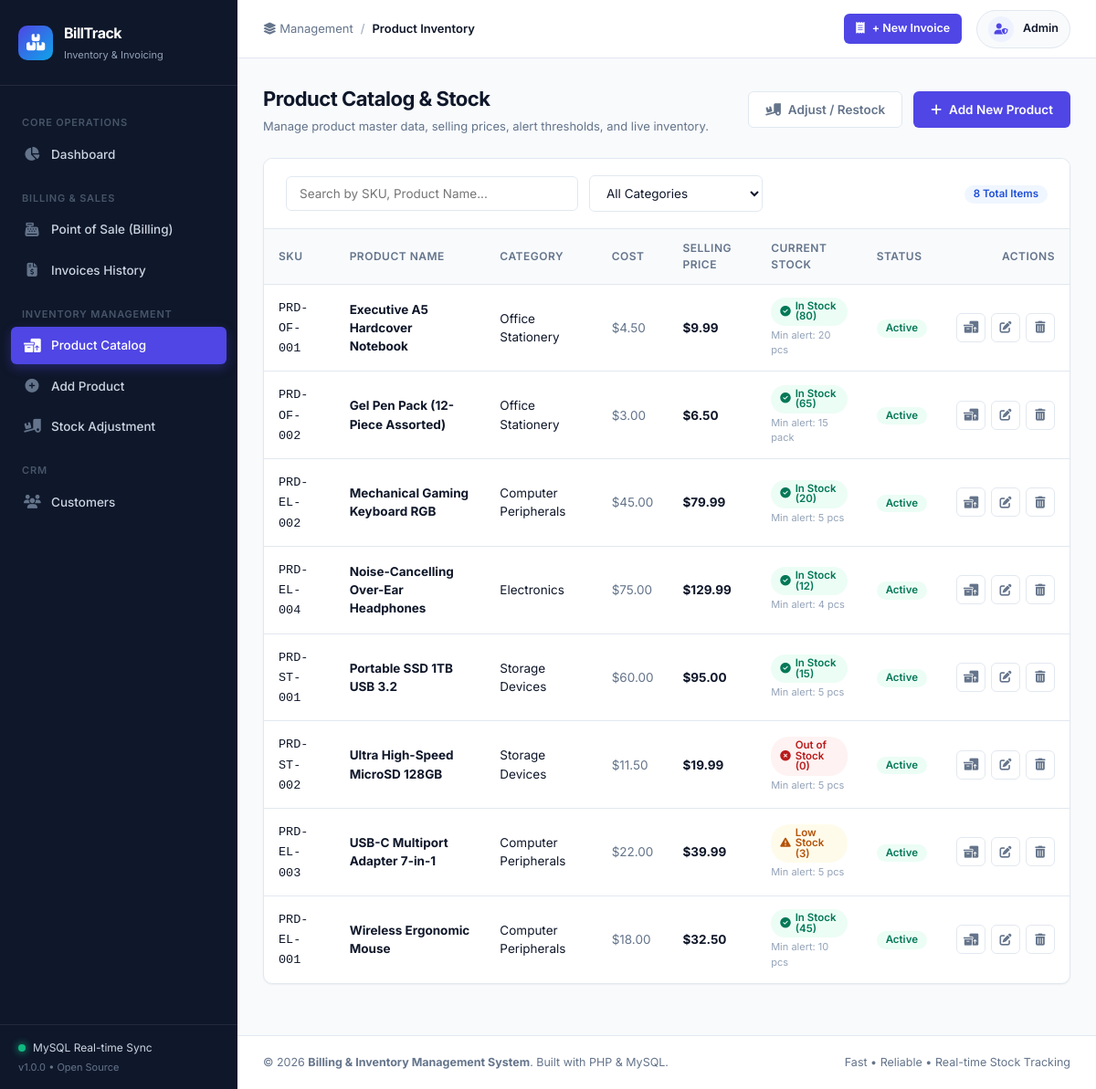
/products.php, run on the app's committed database.
### tables this page shows
CREATE TABLE `products` (
    `id` INT AUTO_INCREMENT PRIMARY KEY,
    `sku` VARCHAR(50) NOT NULL UNIQUE,
    `name` VARCHAR(150) NOT NULL,
    `category_id` INT NULL,
    `cost_price` DECIMAL(10,2) NOT NULL DEFAULT 0.00,
    `selling_price` DECIMAL(10,2) NOT NULL DEFAULT 0.00,
    `current_stock` INT NOT NULL DEFAULT 0,
    `min_stock_alert` INT NOT NULL DEFAULT 5,
    `unit` VARCHAR(20) NOT NULL DEFAULT 'pcs',
    `status` ENUM('active', 'inactive') NOT NULL DEFAULT 'active',
    `created_at` TIMESTAMP DEFAULT CURRENT_TIMESTAMP,
    `updated_at` TIMESTAMP DEFAULT CURRENT_TIMESTAMP ON UPDATE CURRENT_TIMESTAMP,
    INDEX `idx_product_sku` (`sku`),
    INDEX `idx_product_category` (`category_id`),
    CONSTRAINT `fk_product_category` FOREIGN KEY (`category_id`) 
        REFERENCES `categories` (`id`) ON DELETE SET NULL ON UPDATE CASCADE
);

CREATE TABLE `categories` (
    `id` INT AUTO_INCREMENT PRIMARY KEY,
    `name` VARCHAR(100) NOT NULL,
    `description` VARCHAR(255) NULL,
    `created_at` TIMESTAMP DEFAULT CURRENT_TIMESTAMP
);

### products.php (the view, shortened to what this page needs)
<?php
require_once __DIR__ . '/includes/header.php';
$query = "
    SELECT p.*, c.name AS category_name
    FROM products p
    LEFT JOIN categories c ON p.category_id = c.id
";
$params = [];
$query .= " ORDER BY p.name ASC";
$stmt = $pdo->prepare($query);
$stmt->execute($params);
$products = $stmt->fetchAll();
?>
<div class="page-header">
    <div class="page-title">
        <h1>Product Catalog & Stock</h1>
        <p>Manage product master data, selling prices, alert thresholds, and live inventory.</p>
    </div>
    <div class="page-actions">
        <a href="stock_adjust.php" class="btn btn-outline">
            <i class="fa-solid fa-truck-ramp-box"></i> Adjust / Restock
        </a>
        <a href="product_add.php" class="btn btn-primary">
            <i class="fa-solid fa-plus"></i> Add New Product
        </a>
    </div>
</div>
<div class="card">
    <div class="card-header" style="flex-wrap: wrap; gap: 12px;">
        <div style="display: flex; align-items: center; gap: 12px; flex: 1; min-width: 280px;">
            <input type="text" id="tableSearchInput" class="form-control" placeholder="Search by SKU, Product Name..." style="max-width: 320px;">
            <form method="GET" action="products.php" style="display: flex; align-items: center; gap: 8px;">
                <select name="category" class="form-control" onchange="this.form.submit()" style="max-width: 200px;">
                    <option value="0">All Categories</option>
                </select>
            </form>
        </div>
        <div>
            <span class="badge badge-info"><?= count($products) ?> Total Items</span>
        </div>
    </div>
    <div class="table-responsive">
        <table class="data-table">
            <thead>
                <tr>
                    <th>SKU</th>
                    <th>Product Name</th>
                    <th>Category</th>
                    <th>Cost</th>
                    <th>Selling Price</th>
                    <th>Current Stock</th>
                    <th>Status</th>
                    <th style="text-align: right;">Actions</th>
                </tr>
            </thead>
            <tbody>
                <?php if (empty($products)): ?>
                    <tr>
                        <td colspan="8" style="text-align: center; color: var(--text-muted); padding: 32px;">
                            No products found in this view.
                        </td>
                    </tr>
                <?php else: ?>
                    <?php foreach ($products as $p): ?>
                        <tr>
                            <td><code><?= e($p['sku']) ?></code></td>
                            <td>
                                <strong><?= e($p['name']) ?></strong>
                            </td>
                            <td><?= e($p['category_name'] ?: 'Uncategorized') ?></td>
                            <td style="color: var(--text-secondary);"><?= format_currency($p['cost_price']) ?></td>
                            <td><strong style="color: var(--text-primary);"><?= format_currency($p['selling_price']) ?></strong></td>
                            <td>
                                <?= get_stock_badge($p['current_stock'], $p['min_stock_alert']) ?>
                                <small style="display: block; color: var(--text-muted); font-size: 11px; margin-top: 2px;">
                                    Min alert: <?= (int)$p['min_stock_alert'] ?> <?= e($p['unit']) ?>
                                </small>
                            </td>
                            <td>
                                <?php if ($p['status'] === 'active'): ?>
                                    <span class="badge badge-success">Active</span>
                                <?php else: ?>
                                    <span class="badge badge-gray">Inactive</span>
                                <?php endif; ?>
                            </td>
                            <td style="text-align: right;">
                                <div class="table-actions" style="justify-content: flex-end;">
                                    <a href="stock_adjust.php?product_id=<?= (int)$p['id'] ?>" class="btn-action" title="Stock Adjustment">
                                        <i class="fa-solid fa-boxes-packing"></i>
                                    </a>
                                    <a href="product_edit.php?id=<?= (int)$p['id'] ?>" class="btn-action" title="Edit Product">
                                        <i class="fa-solid fa-pen-to-square"></i>
                                    </a>
                                    <a href="javascript:void(0)" onclick="confirmAction('Are you sure you want to delete product <?= e($p['name']) ?>?', 'products.php?action=delete&id=<?= (int)$p['id'] ?>')" class="btn-action delete" title="Delete Product">
                                        <i class="fa-solid fa-trash-can"></i>
                                    </a>
                                </div>
                            </td>
                        </tr>
                    <?php endforeach; ?>
                <?php endif; ?>
            </tbody>
        </table>
    </div>
</div>
<?php require_once __DIR__ . '/includes/footer.php'; ?>

### includes/functions.php (shortened to what this page needs)
<?php
function e($string) {
    return htmlspecialchars((string)$string, ENT_QUOTES, 'UTF-8');
}
function format_currency($amount, $currency = '$') {
    return $currency . number_format((float)$amount, 2);
}
function get_stock_badge($stock, $minAlert) {
    if ($stock <= 0) {
        return '<span class="badge badge-danger"><i class="fa-solid fa-circle-xmark"></i> Out of Stock (0)</span>';
    } elseif ($stock <= $minAlert) {
        return '<span class="badge badge-warning"><i class="fa-solid fa-triangle-exclamation"></i> Low Stock (' . (int)$stock . ')</span>';
    } else {
        return '<span class="badge badge-success"><i class="fa-solid fa-circle-check"></i> In Stock (' . (int)$stock . ')</span>';
    }
}

### assets/css/style.css (style rules this page uses)
:root { --primary: #4f46e5; --primary-hover: #4338ca; --primary-light: #eef2ff; --secondary: #0ea5e9; --success: #10b981; --success-light: #ecfdf5; --warning: #f59e0b; --warning-light: #fffbeb; --danger: #ef4444; --danger-light: #fef2f2; --info: #3b82f6; --info-light: #eff6ff; --bg-main: #f8fafc; --bg-card: #ffffff; --border-color: #e2e8f0; --text-primary: #0f172a; --text-secondary: #64748b; --text-muted: #94a3b8; --sidebar-bg: #0f172a; --sidebar-text: #94a3b8; --sidebar-hover: #1e293b; --sidebar-active: #4f46e5; --sidebar-width: 260px; --radius-sm: 6px; --radius-md: 10px; --radius-lg: 14px; --shadow-sm: 0 1px 2px 0 rgba(0, 0, 0, 0.05); --shadow-md: 0 4px 6px -1px rgba(0, 0, 0, 0.1), 0 2px 4px -1px rgba(0, 0, 0, 0.06); --shadow-lg: 0 10px 15px -3px rgba(0, 0, 0, 0.1), 0 4px 6px -2px rgba(0, 0, 0, 0.05); --transition: all 0.2s cubic-bezier(0.4, 0, 0.2, 1); }
* { box-sizing: border-box; margin: 0; padding: 0; }
body { font-family: 'Inter', -apple-system, BlinkMacSystemFont, "Segoe UI", Roboto, sans-serif; background-color: var(--bg-main); color: var(--text-primary); line-height: 1.5; font-size: 14px; -webkit-font-smoothing: antialiased; }
.page-header { display: flex; align-items: center; justify-content: space-between; margin-bottom: 24px; flex-wrap: wrap; gap: 16px; }
.page-title h1 { font-size: 22px; font-weight: 700; color: var(--text-primary); letter-spacing: -0.5px; }
.page-title p { color: var(--text-secondary); font-size: 13px; margin-top: 4px; }
.page-actions { display: flex; gap: 12px; }
.btn { display: inline-flex; align-items: center; justify-content: center; gap: 8px; padding: 9px 18px; border-radius: var(--radius-sm); font-size: 13.5px; font-weight: 600; text-decoration: none; border: 1px solid transparent; cursor: pointer; transition: var(--transition); }
.btn-primary { background-color: var(--primary); color: #fff; }
.btn-outline { background-color: #fff; border-color: var(--border-color); color: var(--text-secondary); }
.card { background: var(--bg-card); border: 1px solid var(--border-color); border-radius: var(--radius-md); box-shadow: var(--shadow-sm); margin-bottom: 28px; overflow: hidden; }
.card-header { padding: 18px 24px; border-bottom: 1px solid var(--border-color); display: flex; align-items: center; justify-content: space-between; background-color: #ffffff; }
.table-responsive { overflow-x: auto; width: 100%; }
.data-table { width: 100%; border-collapse: collapse; text-align: left; }
.data-table th { background-color: #f8fafc; color: var(--text-secondary); font-size: 12px; font-weight: 600; text-transform: uppercase; letter-spacing: 0.5px; padding: 12px 16px; border-bottom: 1px solid var(--border-color); }
.data-table td { padding: 14px 16px; border-bottom: 1px solid var(--border-color); color: var(--text-primary); font-size: 13.5px; vertical-align: middle; }
.data-table tbody tr:last-child td { border-bottom: none; }
.badge { display: inline-flex; align-items: center; gap: 5px; padding: 4px 10px; border-radius: 20px; font-size: 11.5px; font-weight: 600; line-height: 1; }
.badge-success { background: var(--success-light); color: #047857; }
.badge-warning { background: var(--warning-light); color: #b45309; }
.badge-danger { background: var(--danger-light); color: #b91c1c; }
.badge-info { background: var(--info-light); color: #1d4ed8; }
.form-control { width: 100%; padding: 10px 14px; border: 1px solid var(--border-color); border-radius: var(--radius-sm); font-family: inherit; font-size: 13.5px; color: var(--text-primary); background-color: #ffffff; transition: var(--transition); }
.table-actions { display: flex; gap: 6px; }
.btn-action { width: 32px; height: 32px; border-radius: var(--radius-sm); display: inline-flex; align-items: center; justify-content: center; border: 1px solid var(--border-color); background: #fff; color: var(--text-secondary); text-decoration: none; font-size: 13px; transition: var(--transition); }

### data on the page
products: sku "PRD-OF-001", name "Executive A5 Hardcover Notebook", category.name "Office Stationery", cost_price "$4.50", selling_price "$9.99", current_stock "80", min_stock_alert "20", unit "pcs", status "Active"
products: sku "PRD-OF-002", name "Gel Pen Pack (12-Piece Assorted)", category.name "Office Stationery", cost_price "$3.00", selling_price "$6.50", current_stock "65", min_stock_alert "15", unit "pack", status "Active"
products: sku "PRD-EL-002", name "Mechanical Gaming Keyboard RGB", category.name "Computer Peripherals", cost_price "$45.00", selling_price "$79.99", current_stock "20", min_stock_alert "5", unit "pcs", status "Active"
products: sku "PRD-EL-004", name "Noise-Cancelling Over-Ear Headphones", category.name "Electronics", cost_price "$75.00", selling_price "$129.99", current_stock "12", min_stock_alert "4", unit "pcs", status "Active"
products: sku "PRD-ST-001", name "Portable SSD 1TB USB 3.2", category.name "Storage Devices", cost_price "$60.00", selling_price "$95.00", current_stock "15", min_stock_alert "5", unit "pcs", status "Active"
products: sku "PRD-ST-002", name "Ultra High-Speed MicroSD 128GB", category.name "Storage Devices", cost_price "$11.50", selling_price "$19.99", current_stock 0 (drawn), min_stock_alert "5", unit "pcs", status "Active"
products: sku "PRD-EL-003", name "USB-C Multiport Adapter 7-in-1", category.name "Computer Peripherals", cost_price "$22.00", selling_price "$39.99", current_stock "3", min_stock_alert "5", unit "pcs", status "Active"
products: sku "PRD-EL-001", name "Wireless Ergonomic Mouse", category.name "Computer Peripherals", cost_price "$18.00", selling_price "$32.50", current_stock "45", min_stock_alert "10", unit "pcs", status "Active"

### other printed values
$page_title "Product Inventory"
count($products) "8"
